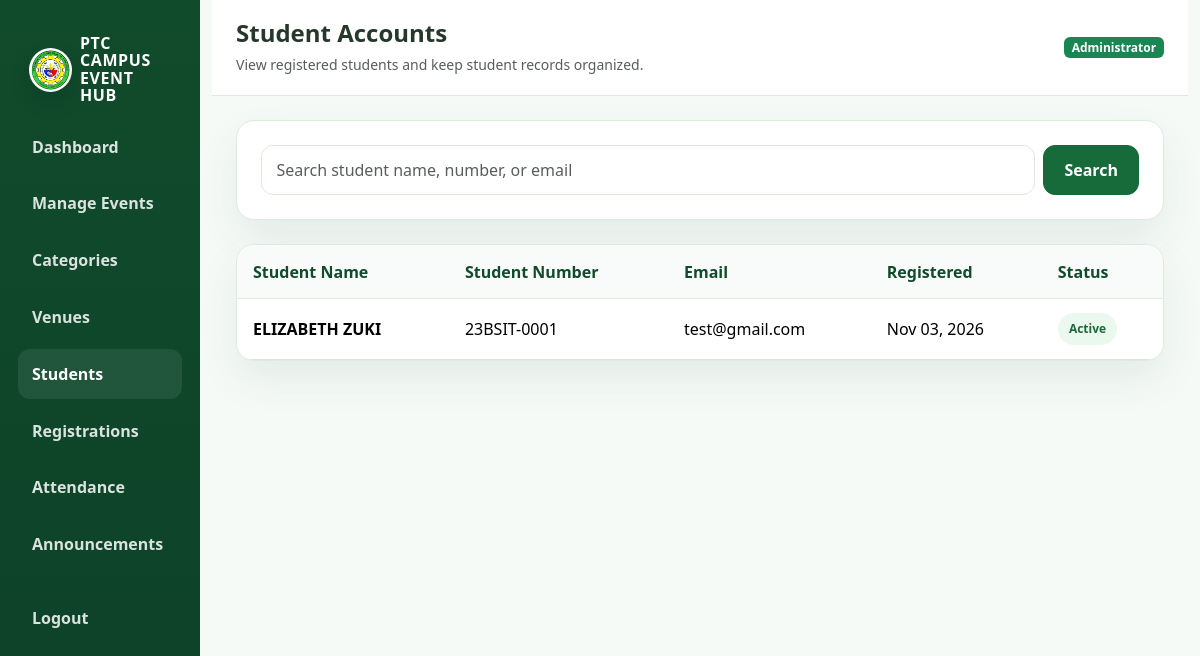
The app's page /admin/students.php (signed in) with its own data.
### tables this page shows
CREATE TABLE `users` (
  `id` int(11) NOT NULL,
  `first_name` varchar(100) NOT NULL,
  `last_name` varchar(100) NOT NULL,
  `student_number` varchar(50) DEFAULT NULL,
  `email` varchar(150) NOT NULL,
  `profile_image` varchar(255) DEFAULT NULL,
  `password` varchar(255) NOT NULL,
  `role` enum('student','admin') DEFAULT 'student',
  `created_at` timestamp NOT NULL DEFAULT current_timestamp()
);

### admin/students.php (the view, shortened to what this page needs)
<?php
require_once "../config/database.php";
$search = trim($_GET["search"] ?? "");
$conditions = ["role = 'student'"];
$params = [];
$query = "SELECT id, first_name, last_name, student_number, email, created_at FROM users WHERE " . implode(" AND ", $conditions) . " ORDER BY created_at DESC";
$stmt = $pdo->prepare($query);
$stmt->execute($params);
$students = $stmt->fetchAll();
?>
<!DOCTYPE html>
<html lang="en">
<head>
    <link href="https://cdn.jsdelivr.net/npm/bootstrap@5.3.3/dist/css/bootstrap.min.css" rel="stylesheet">
    <link rel="stylesheet" href="../assets/css/ptc-style.css">
</head>
<body>
    <div class="container-fluid">
        <div class="row">
            <aside class="col-md-3 col-lg-2 ptc-sidebar">
                <span class="brand d-flex align-items-center gap-2 text-white">
                    <img src="../assets/images/ptc-logo.png" alt="Pateros Technological College logo">
                    <span class="brand-text">PTC CAMPUS<br>EVENT HUB</span>
                </span>
                <a class="nav-link" href="dashboard.php">Dashboard</a>
                <a class="nav-link" href="events.php">Manage Events</a>
                <a class="nav-link" href="categories.php">Categories</a>
                <a class="nav-link" href="venues.php">Venues</a>
                <a class="nav-link active" href="students.php">Students</a>
                <a class="nav-link" href="registrations.php">Registrations</a>
                <a class="nav-link" href="attendance.php">Attendance</a>
                <a class="nav-link" href="announcements.php">Announcements</a>
                <div class="mt-4"><a class="nav-link" href="../auth/logout.php">Logout</a></div>
            </aside>
            <main class="col-md-9 col-lg-10 ptc-main">
                <div class="ptc-topbar">
                    <div>
                        <h4 class="fw-bold mb-1">Student Accounts</h4>
                        <small class="text-muted">View registered students and keep student records organized.</small>
                    </div>
                    <span class="badge bg-success">Administrator</span>
                </div>
                <div class="ptc-content">
                    <div class="ptc-card p-4 mb-4">
                        <form method="GET" class="d-flex gap-2">
                            <input type="text" name="search" class="form-control" value="<?php echo htmlspecialchars($search); ?>" placeholder="Search student name, number, or email">
                            <button type="submit" class="btn btn-green">Search</button>
                        </form>
                    </div>
                    <div class="ptc-table-wrap">
                        <table class="table table-hover align-middle mb-0">
                            <thead>
                                <tr>
                                    <th>Student Name</th>
                                    <th>Student Number</th>
                                    <th>Email</th>
                                    <th>Registered</th>
                                    <th>Status</th>
                                </tr>
                            </thead>
                            <tbody>
                                <?php if ($students): ?>
                                    <?php foreach ($students as $student): ?>
                                        <tr>
                                            <td class="fw-semibold"><?php echo htmlspecialchars($student["first_name"] . " " . $student["last_name"]); ?></td>
                                            <td><?php echo htmlspecialchars($student["student_number"] ?? "N/A"); ?></td>
                                            <td><?php echo htmlspecialchars($student["email"]); ?></td>
                                            <td><?php echo htmlspecialchars(date("M d, Y", strtotime($student["created_at"]))); ?></td>
                                            <td><span class="ptc-badge success">Active</span></td>
                                        </tr>
                                    <?php endforeach; ?>
                                <?php else: ?>
                                    <tr><td colspan="5" class="text-center text-muted py-4">No student records found.</td></tr>
                                <?php endif; ?>
                            </tbody>
                        </table>
                    </div>
                </div>
            </main>
        </div>
    </div>
</body>
</html>

### assets/css/ptc-style.css (style rules this page uses)
:root { --dark-green: #104B2B; --primary-green: #176B3A; --medium-green: #237A45; --light-green: #E8F5E9; --soft-green: #F3F8F3; --white: #FFFFFF; --text: #26382C; --muted: #6B7C70; --border: #DFEADF; --danger: #b63b3b; --warning: #c59100; --shadow: 0 18px 40px rgba(16, 75, 43, 0.08); }
* { box-sizing: border-box; }
html { scroll-behavior: smooth; }
body { margin: 0; font-family: "Segoe UI", Arial, sans-serif; background: linear-gradient(180deg, #f6faf7 0%, #edf7ef 100%); color: var(--text); }
img { max-width: 100%; display: block; }
.ptc-brand img, .ptc-sidebar .brand img, .ptc-footer-brand img { width: 44px; height: 44px; border-radius: 50%; object-fit: cover; background: var(--white); border: 2px solid rgba(255,255,255,0.45); box-shadow: 0 10px 22px rgba(0,0,0,0.12); }
.ptc-brand .brand-text, .ptc-sidebar .brand .brand-text { display: inline-block; line-height: 1.08; font-weight: 800; letter-spacing: 0.04em; }
a { text-decoration: none; }
.btn-green { background: var(--primary-green); border: 1px solid var(--primary-green); color: var(--white); border-radius: 12px; padding: 0.75rem 1.25rem; font-weight: 600; transition: all 0.2s ease; }
.ptc-card { background: var(--white); border: 1px solid var(--border); border-radius: 18px; box-shadow: var(--shadow); }
.ptc-badge { display: inline-flex; align-items: center; padding: 0.42rem 0.7rem; border-radius: 999px; font-size: 0.75rem; font-weight: 700; background: var(--light-green); color: var(--dark-green); }
.ptc-badge.success { background: #eaf8ee; color: var(--primary-green); }
.form-control, .form-select { border: 1px solid var(--border); border-radius: 12px; padding: 0.75rem 0.9rem; background: #fff; }
.ptc-sidebar { background: linear-gradient(180deg, var(--dark-green), #0d4128); min-height: 100vh; padding: 1.4rem 1.1rem; }
.ptc-sidebar .brand { color: var(--white); font-weight: 800; letter-spacing: 0.04em; display: block; padding: 0.8rem 0.7rem 1.1rem; }
.ptc-sidebar .nav-link { display: block; padding: 0.8rem 0.9rem; color: rgba(255,255,255,0.85); border-radius: 12px; font-weight: 600; margin-bottom: 0.45rem; }
.ptc-sidebar .nav-link:hover, .ptc-sidebar .nav-link.active { background: rgba(255,255,255,0.08); color: var(--white); }
.ptc-main { background: #f6faf7; min-height: 100vh; }
.ptc-topbar { background: var(--white); border-bottom: 1px solid var(--border); padding: 1.2rem 1.5rem; display: flex; justify-content: space-between; align-items: center; gap: 1rem; }
.ptc-content { padding: 1.5rem; }
.ptc-table-wrap { background: var(--white); border: 1px solid var(--border); border-radius: 18px; overflow: hidden; box-shadow: var(--shadow); }
.table thead th { background: #f8fbf9; color: var(--dark-green); border-bottom: 1px solid var(--border); font-weight: 700; }
.table td, .table th { vertical-align: middle; padding: 0.9rem 1rem; }

### records on screen
users: first_name+last_name "ELIZABETH ZUKI", student_number "23BSIT-0001", email "test@gmail.com", created_at "Nov 03, 2026"
